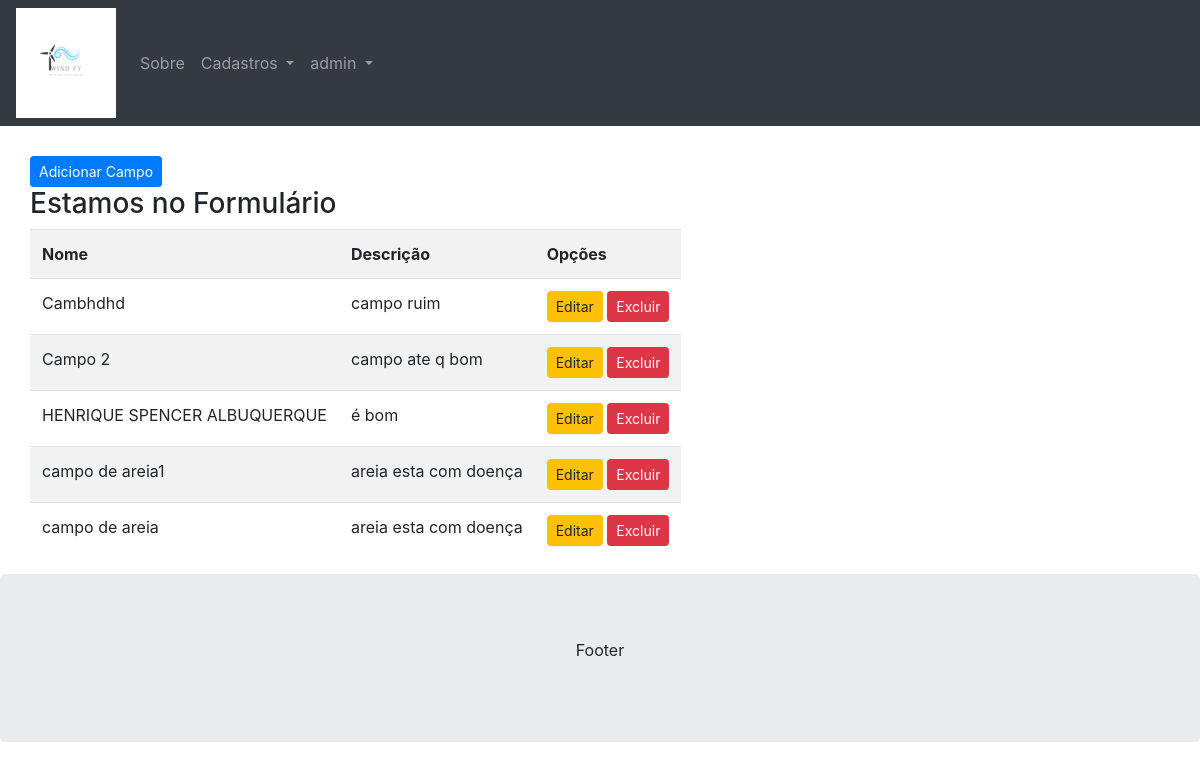
Page /cadastros/listar/campos/ (signed in) on the committed database.
### cadastros/models.py (models this page shows, shortened)
class Campo(models.Model):
    nome = models.CharField(max_length=50)
    descricao = models.CharField(max_length=150, verbose_name='Descrição')#verbose_name vai mostrar o nome armazenado nele

### cadastros/views.py (the view)
# urls.py: path('listar/campos/', CampoList.as_view(), name="listar-campos"),  # int pk = primari key
class CampoList(LoginRequiredMixin, ListView):
    login_url = reverse_lazy('login')
    model = Campo
    template_name = 'cadastros/listas/campo.html'

### cadastros/templates/cadastros/Listas/campo.html (shortened to what this page needs)
{% extends '../modelo.html' %}
{% load static %}
{% block conteudo1 %}
    <a href="{% url 'cadastrar-campo' %}" class="btn btn-primary btn-sm">Adicionar Campo</a>
    <h3>Estamos no Formulário</h3>
    <div class="table-responsive">
        <table class=" table table-striped">
            <tr>
                <th>Nome</th>
                <th>Descrição</th>
                <th>Opções</th>
            </tr>
            {% for campo in object_list %}
                <tr>
                    <td>{{ campo.nome }}</td>
                    <td>{{ campo.descricao }}</td>
                    <td>
                        <a href="{% url 'editar-campo' campo.pk %}" class="btn btn-warning btn-sm" title="Editar">Editar</a>
                        <a href="{% url 'excluir-campo' campo.pk %}" class="btn btn-danger btn-sm" title="Excluir">Excluir</a>
                    </td>
                </tr>
                {% empty %}
                <tr>
                    <td colspan="3"> Nenhum Campo Registrado</td>
                </tr>
            {% endfor %}
        </table>
    </div>
{% endblock %}

### cadastros/templates/cadastros/modelo.html (shortened to what this page needs)
{% load static %}
<!DOCTYPE html>
<html lang="en">
<head>
  <link rel="stylesheet" href="https://maxcdn.bootstrapcdn.com/bootstrap/4.5.2/css/bootstrap.min.css">
</head>
<body>
<nav class="navbar navbar-expand-sm bg-dark navbar-dark">
  <a class="navbar-brand bg-white" href="{% url 'index' %}" >
      <img src="{% static 'img/logo.png' %}" class="rounded" alt="Logo" style="width:100px;">
  </a>
  <ul class="navbar-nav">
    <li class="nav-item">
      <a class="nav-link"  href="{% url 'sobre' %}">Sobre</a>
    </li>
    <li class="nav-item dropdown">
      <a class="nav-link dropdown-toggle" href="#" id="navbardrop" data-toggle="dropdown">
        Cadastros
      </a>
    </li>
    <li class="nav-item dropdown nav-item-right">
      <a class="nav-link dropdown-toggle" href="#" id="navbardrop" data-toggle="dropdown">
          {{ request.user }}
      </a>
    </li>
  </ul>
</nav>
<div class="container" style="margin-top:30px">
  <div class="row">
    <div class="">
        {% block conteudo1 %}{% endblock %}
     </div>
  </div>
</div>
{% block footer %}
<div class="jumbotron text-center" style="margin-bottom:0">
  <p>Footer</p>
</div>
{% endblock %}
</body>
</html>

### rows in the picture
Campo: nome "Cambhdhd", descricao "campo ruim"
Campo: nome "Campo 2", descricao "campo ate q bom"
Campo: nome "HENRIQUE SPENCER ALBUQUERQUE", descricao "é bom"
Campo: nome "campo de areia1", descricao "areia esta com doença"
Campo: nome "campo de areia", descricao "areia esta com doença"

### other values in the picture
{{ request.user }} "admin"
